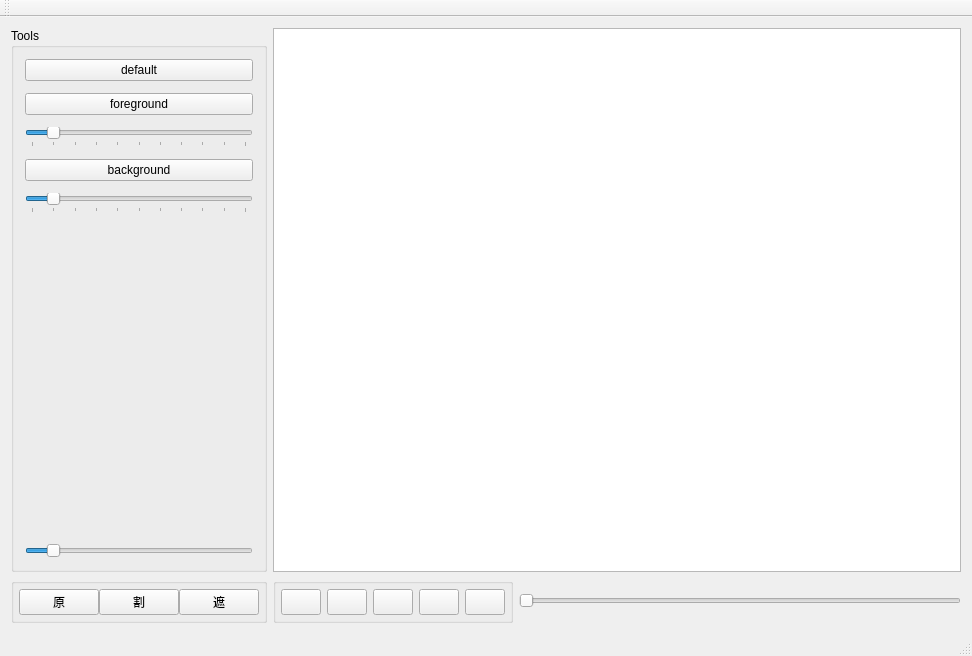
<?xml version="1.0" encoding="UTF-8"?>
<ui version="4.0">
 <class>MainWindow</class>
 <widget class="QMainWindow" name="MainWindow">
  <property name="geometry">
   <rect>
    <x>0</x>
    <y>0</y>
    <width>972</width>
    <height>656</height>
   </rect>
  </property>
  <property name="sizePolicy">
   <sizepolicy hsizetype="Expanding" vsizetype="Expanding">
    <horstretch>0</horstretch>
    <verstretch>0</verstretch>
   </sizepolicy>
  </property>
  <property name="windowTitle">
   <string>MainWindow</string>
  </property>
  <widget class="QWidget" name="centralWidget">
   <layout class="QGridLayout" name="gridLayout">
    <item row="2" column="0">
     <widget class="QGroupBox" name="groupBox_2">
      <property name="sizePolicy">
       <sizepolicy hsizetype="Fixed" vsizetype="Preferred">
        <horstretch>0</horstretch>
        <verstretch>0</verstretch>
       </sizepolicy>
      </property>
      <property name="title">
       <string/>
      </property>
      <layout class="QHBoxLayout" name="horizontalLayout_2">
       <property name="spacing">
        <number>0</number>
       </property>
       <property name="leftMargin">
        <number>5</number>
       </property>
       <property name="topMargin">
        <number>5</number>
       </property>
       <property name="rightMargin">
        <number>5</number>
       </property>
       <property name="bottomMargin">
        <number>5</number>
       </property>
       <item>
        <widget class="QPushButton" name="originalImageButton">
         <property name="text">
          <string>原</string>
         </property>
        </widget>
       </item>
       <item>
        <widget class="QPushButton" name="cutoutImageButton">
         <property name="text">
          <string>割</string>
         </property>
        </widget>
       </item>
       <item>
        <widget class="QPushButton" name="maskButton">
         <property name="text">
          <string>遮</string>
         </property>
        </widget>
       </item>
      </layout>
     </widget>
    </item>
    <item row="0" column="0">
     <widget class="QGroupBox" name="groupBox">
      <property name="enabled">
       <bool>true</bool>
      </property>
      <property name="sizePolicy">
       <sizepolicy hsizetype="Preferred" vsizetype="Minimum">
        <horstretch>0</horstretch>
        <verstretch>0</verstretch>
       </sizepolicy>
      </property>
      <property name="title">
       <string>Tools</string>
      </property>
      <layout class="QVBoxLayout" name="verticalLayout">
       <property name="spacing">
        <number>12</number>
       </property>
       <item>
        <widget class="QPushButton" name="defaultTool">
         <property name="text">
          <string>default</string>
         </property>
         <attribute name="buttonGroup">
          <string notr="true">toolsButtonGroup</string>
         </attribute>
        </widget>
       </item>
       <item>
        <widget class="QPushButton" name="foregroundTool">
         <property name="text">
          <string>foreground</string>
         </property>
         <attribute name="buttonGroup">
          <string notr="true">toolsButtonGroup</string>
         </attribute>
        </widget>
       </item>
       <item>
        <widget class="QSlider" name="fgdRadius">
         <property name="sizePolicy">
          <sizepolicy hsizetype="Preferred" vsizetype="Fixed">
           <horstretch>0</horstretch>
           <verstretch>0</verstretch>
          </sizepolicy>
         </property>
         <property name="maximum">
          <number>20</number>
         </property>
         <property name="value">
          <number>2</number>
         </property>
         <property name="orientation">
          <enum>Qt::Horizontal</enum>
         </property>
         <property name="tickPosition">
          <enum>QSlider::TicksBelow</enum>
         </property>
         <property name="tickInterval">
          <number>2</number>
         </property>
        </widget>
       </item>
       <item>
        <widget class="QPushButton" name="backgroundTool">
         <property name="text">
          <string>background</string>
         </property>
         <attribute name="buttonGroup">
          <string notr="true">toolsButtonGroup</string>
         </attribute>
        </widget>
       </item>
       <item>
        <widget class="QSlider" name="bgdRadius">
         <property name="sizePolicy">
          <sizepolicy hsizetype="Preferred" vsizetype="Fixed">
           <horstretch>0</horstretch>
           <verstretch>0</verstretch>
          </sizepolicy>
         </property>
         <property name="maximum">
          <number>20</number>
         </property>
         <property name="value">
          <number>2</number>
         </property>
         <property name="orientation">
          <enum>Qt::Horizontal</enum>
         </property>
         <property name="tickPosition">
          <enum>QSlider::TicksBelow</enum>
         </property>
         <property name="tickInterval">
          <number>2</number>
         </property>
        </widget>
       </item>
       <item>
        <spacer name="verticalSpacer">
         <property name="orientation">
          <enum>Qt::Vertical</enum>
         </property>
         <property name="sizeHint" stdset="0">
          <size>
           <width>20</width>
           <height>40</height>
          </size>
         </property>
        </spacer>
       </item>
       <item>
        <widget class="QSlider" name="graphcutGammaSlider">
         <property name="sizePolicy">
          <sizepolicy hsizetype="Preferred" vsizetype="Fixed">
           <horstretch>0</horstretch>
           <verstretch>0</verstretch>
          </sizepolicy>
         </property>
         <property name="maximum">
          <number>100</number>
         </property>
         <property name="singleStep">
          <number>2</number>
         </property>
         <property name="value">
          <number>10</number>
         </property>
         <property name="orientation">
          <enum>Qt::Horizontal</enum>
         </property>
        </widget>
       </item>
      </layout>
      <zorder>foregroundTool</zorder>
      <zorder>defaultTool</zorder>
      <zorder>verticalSpacer</zorder>
      <zorder>fgdRadius</zorder>
      <zorder>bgdRadius</zorder>
      <zorder>backgroundTool</zorder>
      <zorder>graphcutGammaSlider</zorder>
     </widget>
    </item>
    <item row="2" column="1">
     <widget class="QGroupBox" name="groupBox_3">
      <property name="title">
       <string/>
      </property>
      <layout class="QHBoxLayout" name="horizontalLayout_3">
       <property name="spacing">
        <number>6</number>
       </property>
       <property name="leftMargin">
        <number>5</number>
       </property>
       <property name="topMargin">
        <number>5</number>
       </property>
       <property name="rightMargin">
        <number>5</number>
       </property>
       <property name="bottomMargin">
        <number>5</number>
       </property>
       <item>
        <widget class="QPushButton" name="bwdButton">
         <property name="sizePolicy">
          <sizepolicy hsizetype="Maximum" vsizetype="Preferred">
           <horstretch>0</horstretch>
           <verstretch>20</verstretch>
          </sizepolicy>
         </property>
         <property name="maximumSize">
          <size>
           <width>50</width>
           <height>16777215</height>
          </size>
         </property>
         <property name="text">
          <string/>
         </property>
        </widget>
       </item>
       <item>
        <widget class="QPushButton" name="bwdOnceButton">
         <property name="sizePolicy">
          <sizepolicy hsizetype="Maximum" vsizetype="Preferred">
           <horstretch>0</horstretch>
           <verstretch>0</verstretch>
          </sizepolicy>
         </property>
         <property name="maximumSize">
          <size>
           <width>50</width>
           <height>16777215</height>
          </size>
         </property>
         <property name="text">
          <string/>
         </property>
         <attribute name="buttonGroup">
          <string notr="true">buttonGroup_video</string>
         </attribute>
        </widget>
       </item>
       <item>
        <widget class="QPushButton" name="stopButton">
         <property name="sizePolicy">
          <sizepolicy hsizetype="Maximum" vsizetype="Preferred">
           <horstretch>0</horstretch>
           <verstretch>20</verstretch>
          </sizepolicy>
         </property>
         <property name="maximumSize">
          <size>
           <width>50</width>
           <height>16777215</height>
          </size>
         </property>
         <property name="text">
          <string/>
         </property>
        </widget>
       </item>
       <item>
        <widget class="QPushButton" name="fwdOnceButton">
         <property name="enabled">
          <bool>true</bool>
         </property>
         <property name="sizePolicy">
          <sizepolicy hsizetype="Maximum" vsizetype="Preferred">
           <horstretch>0</horstretch>
           <verstretch>0</verstretch>
          </sizepolicy>
         </property>
         <property name="maximumSize">
          <size>
           <width>50</width>
           <height>16777215</height>
          </size>
         </property>
         <property name="text">
          <string/>
         </property>
         <attribute name="buttonGroup">
          <string notr="true">buttonGroup_video</string>
         </attribute>
        </widget>
       </item>
       <item>
        <widget class="QPushButton" name="fwdButton">
         <property name="sizePolicy">
          <sizepolicy hsizetype="Maximum" vsizetype="Preferred">
           <horstretch>0</horstretch>
           <verstretch>0</verstretch>
          </sizepolicy>
         </property>
         <property name="maximumSize">
          <size>
           <width>50</width>
           <height>16777215</height>
          </size>
         </property>
         <property name="text">
          <string/>
         </property>
        </widget>
       </item>
      </layout>
     </widget>
    </item>
    <item row="2" column="2">
     <widget class="QSlider" name="horizontalSlider">
      <property name="sizePolicy">
       <sizepolicy hsizetype="Expanding" vsizetype="Fixed">
        <horstretch>0</horstretch>
        <verstretch>0</verstretch>
       </sizepolicy>
      </property>
      <property name="maximum">
       <number>100</number>
      </property>
      <property name="orientation">
       <enum>Qt::Horizontal</enum>
      </property>
     </widget>
    </item>
    <item row="0" column="1" colspan="2">
     <widget class="QGraphicsView" name="drawView"/>
    </item>
   </layout>
  </widget>
  <widget class="QMenuBar" name="menuBar">
   <property name="geometry">
    <rect>
     <x>0</x>
     <y>0</y>
     <width>972</width>
     <height>22</height>
    </rect>
   </property>
  </widget>
  <widget class="QToolBar" name="mainToolBar">
   <attribute name="toolBarArea">
    <enum>TopToolBarArea</enum>
   </attribute>
   <attribute name="toolBarBreak">
    <bool>false</bool>
   </attribute>
  </widget>
  <widget class="QStatusBar" name="statusBar"/>
 </widget>
 <layoutdefault spacing="6" margin="11"/>
 <resources/>
 <connections/>
 <buttongroups>
  <buttongroup name="buttonGroup_video"/>
  <buttongroup name="toolsButtonGroup"/>
 </buttongroups>
</ui>
